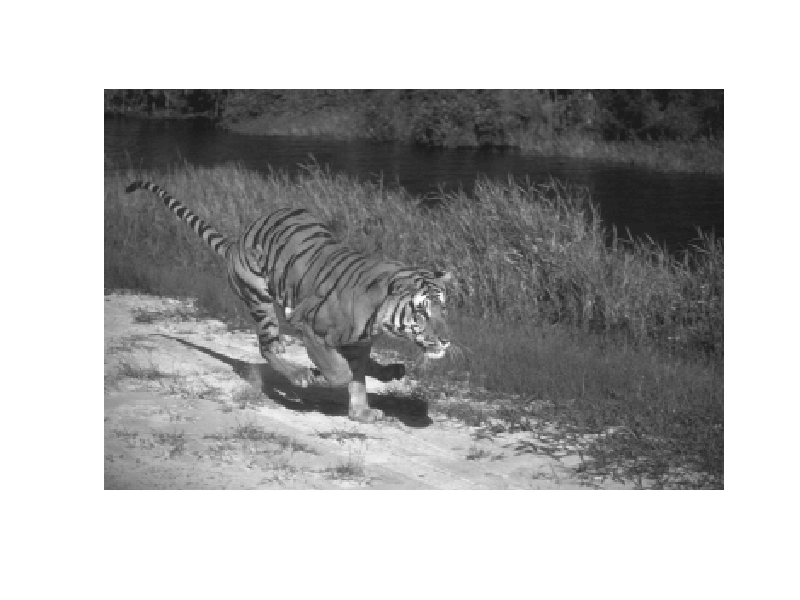

MATLAB code for this plot: (Note: this script raises an error after producing the figure.)
tigerImage = load('tiger.txt');
figure(1);
imshow(tigerImage);
firstRandomImage = rand(RandStream.getGlobalStream(), [236, 364]);
figure(2);
imshow(firstRandomImage);
secondRandomImage = rand(RandStream.getGlobalStream(), [236, 364]);
figure(3);
imshow(secondRandomImage);
